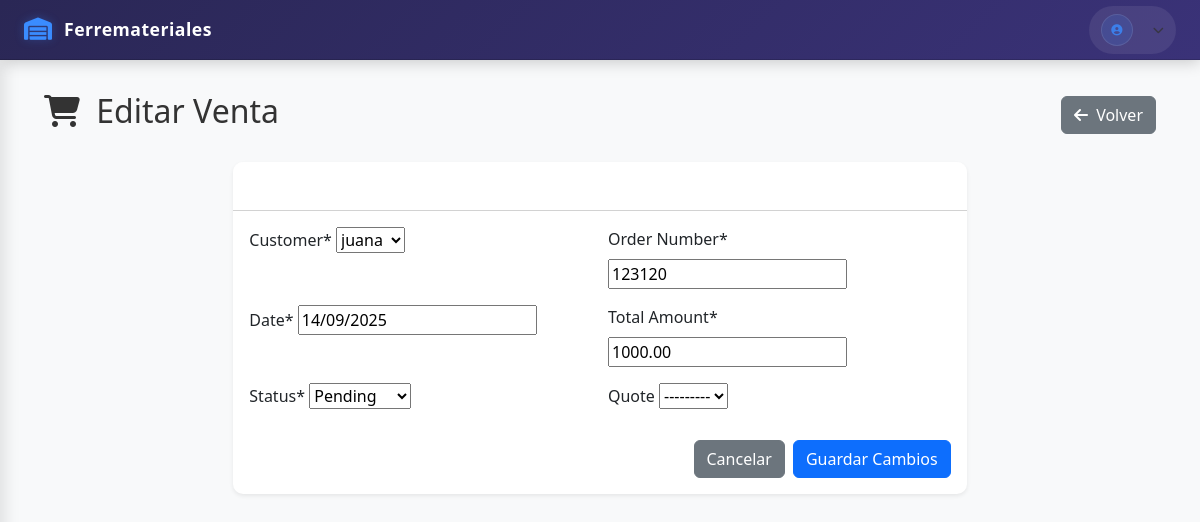
Page /ventas/3/editar/ on the earlier database version.
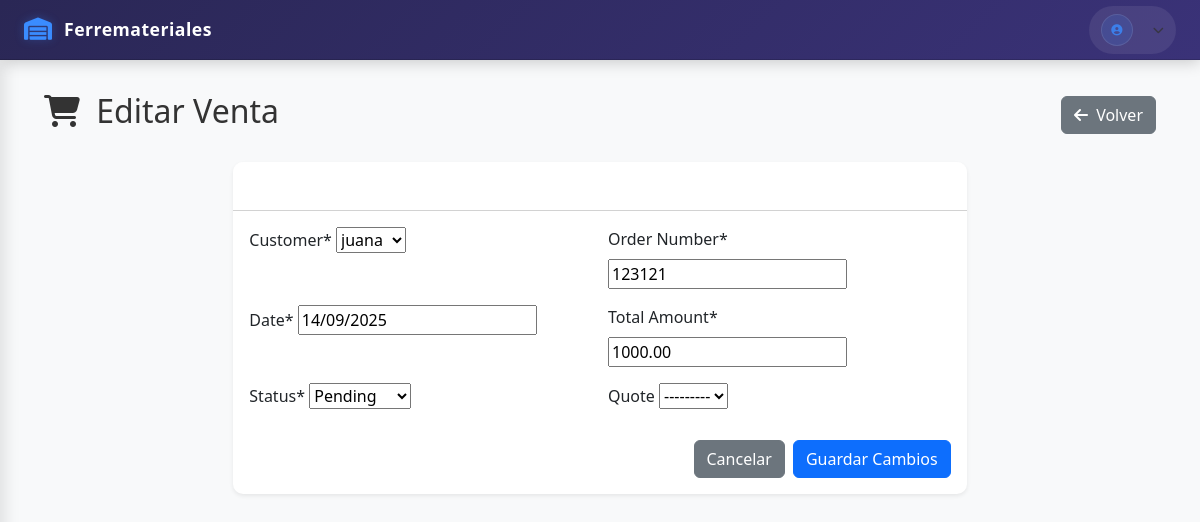
Same page on the later database version.
### apps/sales/models.py (models this page shows, shortened)
class Order(models.Model):
    STATUS_CHOICES = [
        ('pending', _('Pending')),
        ('confirmed', _('Confirmed')),
        ('shipped', _('Shipped')),
        ('delivered', _('Delivered')),
        ('cancelled', _('Cancelled')),
    ]
    customer = models.ForeignKey(
        Customer,
        verbose_name=_("Customer"),
        on_delete=models.CASCADE
    )
    order_number = models.CharField(
        _("Order Number"),
        max_length=50,
        unique=True
    )
    date = models.DateField(
        _("Date"),
        default=timezone.now
    )
    total_amount = models.DecimalField(
        _("Total Amount"),
        max_digits=10,
        decimal_places=2,
        default=0.00
    )
    status = models.CharField(
        _("Status"),
        max_length=20,
        choices=STATUS_CHOICES,
        default='pending'
    )
    quote = models.OneToOneField(
        Quote,
        verbose_name=_("Quote"),
        on_delete=models.SET_NULL,
        null=True,
        blank=True
    )
    created_at = models.DateTimeField(
        _("Created At"),
        auto_now_add=True
    )
    updated_at = models.DateTimeField(
        _("Updated At"),
        auto_now=True
    )
    class Meta:
        db_table = "sales_orders"
        verbose_name = _("Sales Order")
        verbose_name_plural = _("Sales Orders")

### apps/sales/views.py (the view)
# urls.py: path('<int:pk>/editar/', views.sales_edit, name='sales_edit'),
def sales_edit(request, pk):
    sale = get_object_or_404(Order, pk=pk)
    if request.method == 'POST':
        form = OrderForm(request.POST, instance=sale)
        if form.is_valid():
            form.save()
            if request.GET.get('modal') == '1':
                return redirect('sales:sales_list')
            return redirect('sales:sales_list')
    else:
        form = OrderForm(instance=sale)
    if request.GET.get('modal') == '1':
        return render(request, 'sales/_sales_form.html', {'form': form, 'sale': sale})
    return render(request, 'sales/sales_form.html', {'form': form, 'sale': sale})

### apps/sales/forms.py
class OrderForm(forms.ModelForm):
    class Meta:
        model = Order
        fields = [
            'customer',
            'order_number',
            'date',
            'total_amount',
            'status',
            'quote',
        ]

### apps/crm/models.py (called while the page is built)
    def __str__(self):
        return self.name

### templates/sales/sales_form.html (shortened to what this page needs)
{% extends "base.html" %}
{% block content %}
<div class="container-fluid">
    <div class="d-flex justify-content-between align-items-center mb-4">
        <h2><i class="fas fa-shopping-cart me-2"></i> {% if sale %}Editar{% else %}Crear{% endif %} Venta</h2>
        <a href="{% url 'sales:sales_list' %}" class="btn btn-secondary">
            <i class="fas fa-arrow-left me-1"></i> Volver
        </a>
    </div>
    <div class="row justify-content-center">
        <div class="col-md-8">
            <div class="card shadow-sm">
                <div class="card-header bg-white">
                    <h5 class="mb-0">{% if sale %}Editar{% else %}Nueva{% endif %} Venta</h5>
                </div>
                <div class="card-body">
                    <form method="post" novalidate>
                        <div class="row g-3">
                            {% for field in form %}
                                <div class="col-md-6">
                                    <label for="{{ field.id_for_label }}" class="form-label">{{ field.label }}{% if field.field.required %}*{% endif %}</label>
                                    {{ field }}
                                </div>
                            {% endfor %}
                        </div>
                        <div class="mt-4 d-flex justify-content-end">
                            <a href="{% url 'sales:sales_list' %}" class="btn btn-secondary me-2">Cancelar</a>
                            <button type="submit" class="btn btn-primary">{% if sale %}Guardar Cambios{% else %}Crear Venta{% endif %}</button>
                        </div>
                    </form>
                </div>
            </div>
        </div>
    </div>
</div>
{% endblock %}

Differences in the rows shown:
changed Order "juana": order_number "123120" → "123121"
